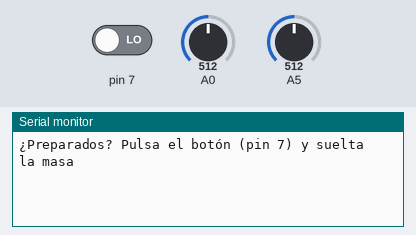
Bench run of a sketch on a simulated Arduino Uno, built with avr-gcc and run on an emulated ATmega328P. On the bench: the last lines printed to the serial monitor. Inputs (shaded band) come from the test bench; at power-on: pin 7 LOW, A0 = 512, A5 = 512.

Above: at 1.2 s.
1.3 s: pin 7 driven HIGH
At 1.9 s:
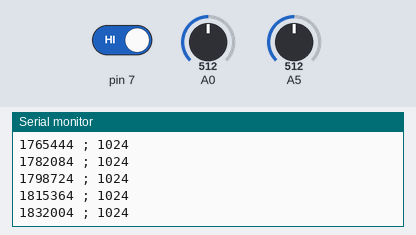
2.8 s: A0 set to 716
At 3.6 s:
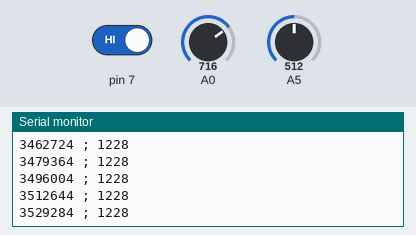
5.8 s: A5 set to 716
At 6.6 s:
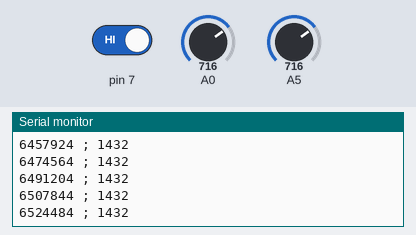
7.3 s: A0 set to 900
At 8.2 s:
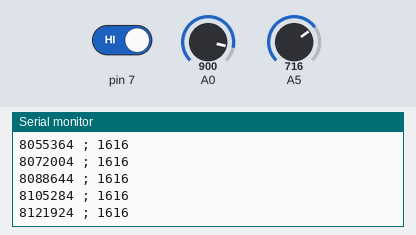
8.8 s: A5 set to 900
At 9.6 s:
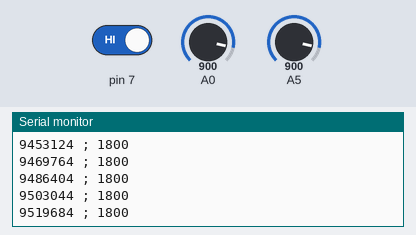
Timing chart, 0 to 11.8 s (numbered marks = the images above; inputs shaded):
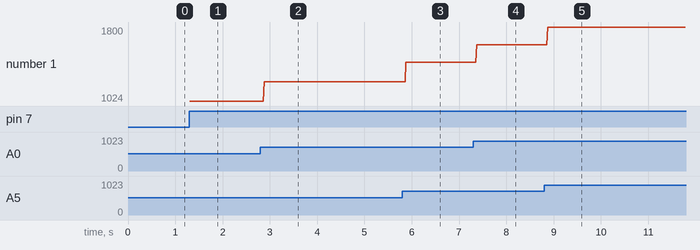

Measured:
- after the input at 1.3 s, the serial monitor: prints a new line at once (image 1)

The sketch:

Lectura_sensor_IR_2_sensores.ino
```cpp
long tiempo = 0;
// the setup routine runs once when you press reset:
void setup() {
  // initialize serial communication at 9600 bits per second:
  Serial.begin(9600);
  Serial.println("¿Preparados? Pulsa el botón (pin 7) y suelta la masa");
}

// the loop routine runs over and over again forever:
void loop() {
  tiempo = micros();
  if (digitalRead(7)==HIGH) {
    // read the input on analog pin 0:
    int sensorValue = analogRead(A0)+analogRead(A5);
    Serial.println((String) tiempo + " ; " + (String) sensorValue);
    // delayMicroseconds(1);
   }
}
```
